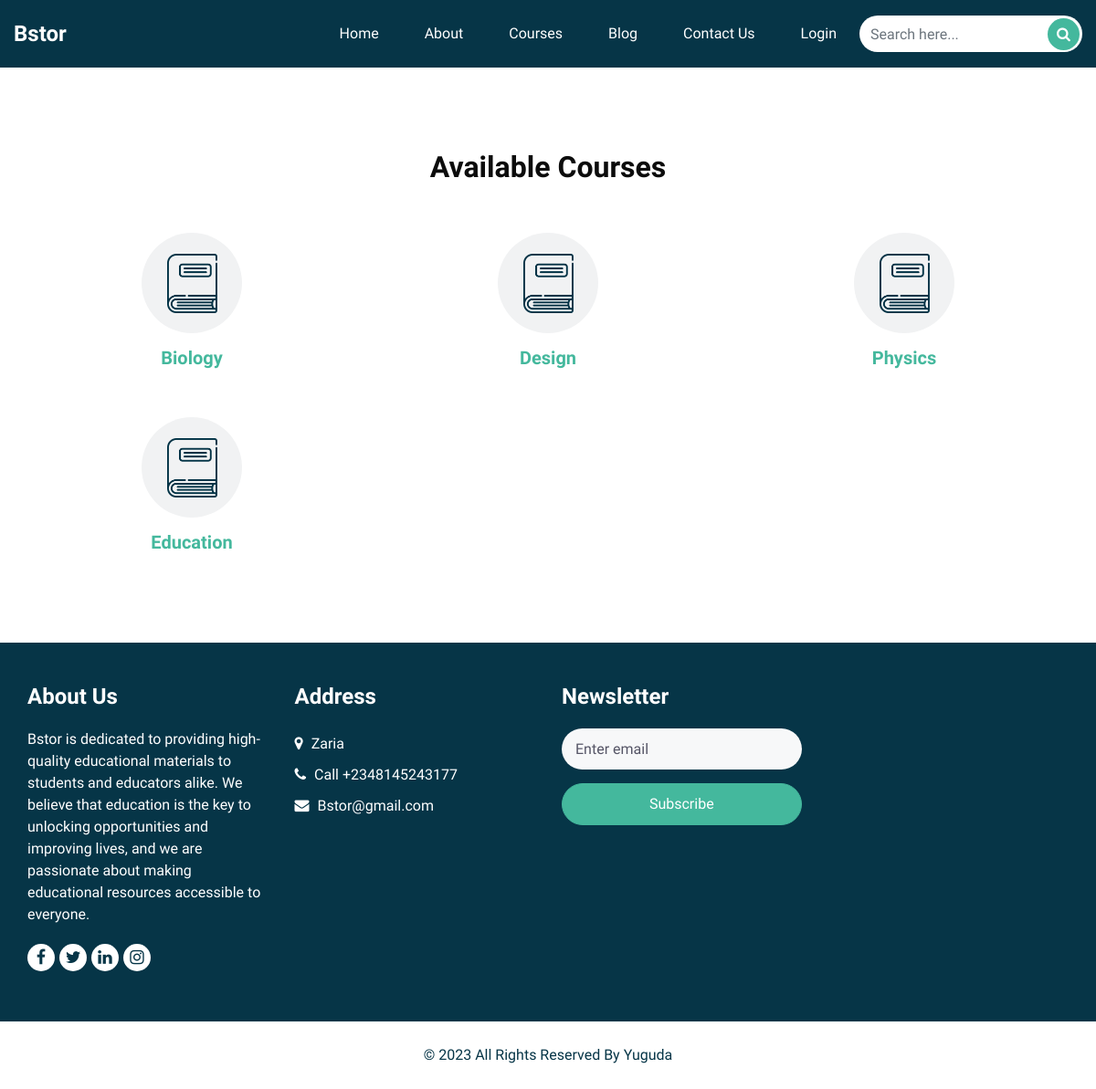
The page /categories/ on the database as committed earlier.
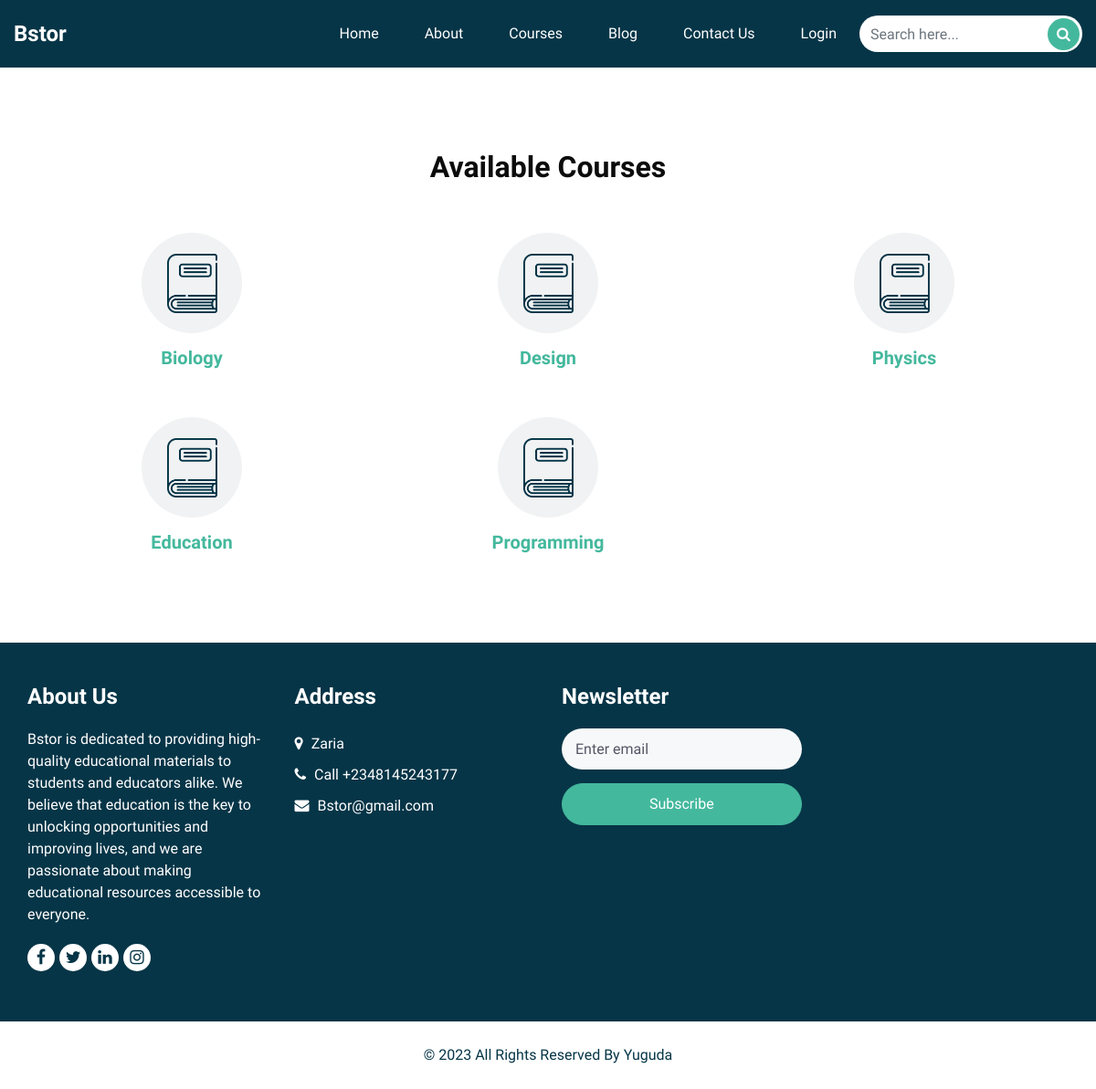
The same page on the database as committed later.
### base/models.py (models this page shows, shortened)
class Course(models.Model):
    id = models.UUIDField(primary_key=True, default=uuid.uuid4, editable=False)
    name = models.CharField(max_length=255)

### base/views.py (the view)
# urls.py: path('categories/', views.categories, name='categories'),
def categories(request):
    courses = Course.objects.all()
    context = {'courses': courses}
    return render(request, 'courses.html', context)

### templates/courses.html
{% include 'header.html' %}
{% load static %}
  <section class="catagory_section layout_padding">
    <div class="catagory_container">
      <div class="container ">
        <div class="heading_container heading_center">
          <h2>
            Available Courses
          </h2>
        </div>
        <div class="row">
          {% if courses %}
          {% for course in courses %}
          <div class="col-sm-6 col-md-4 ">
            <div class="box ">
              <div class="img-box">
                <img src="{% static 'images/cat1.png' %}" alt="">
              </div>
              <div class="detail-box">
                <h5>
<a href="{% url 'course_detail' course_id=course.id %}">{{ course.name.title }}</a>                </h5>
              </div>
            </div>
          </div>
          {% endfor %}
          {% endif %}
        </div>
      </div>
    </div>
  </section>
{% include 'footer.html' %}

Rows that differ between the two databases and show on the page:
added Course: name "Programming"
